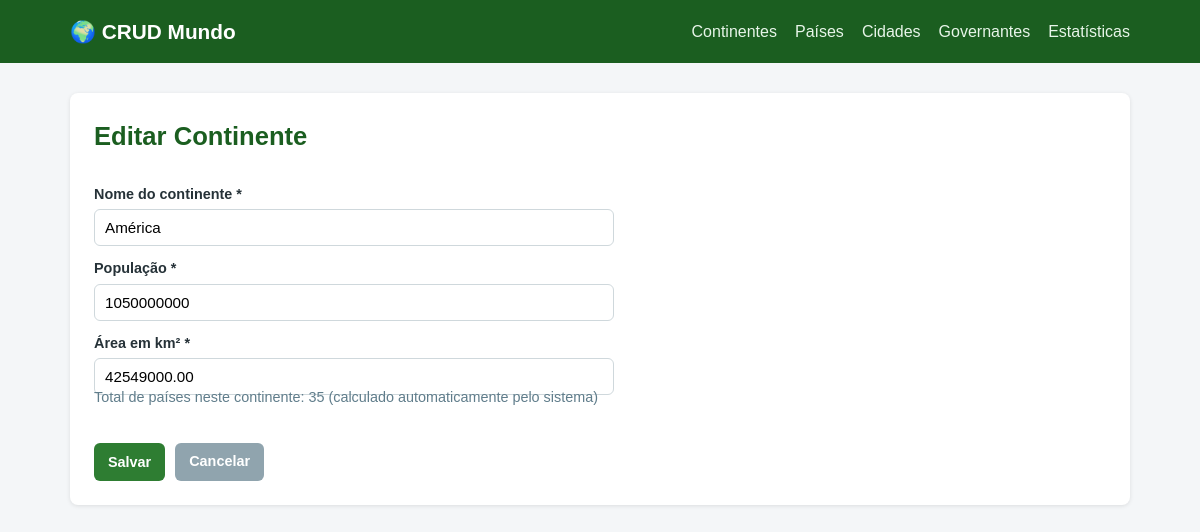
Screenshot of /continentes_form.php?id=1 with the database file from the repository.
### tables this page shows
create table continentes (
    id int auto_increment primary key,
    nome varchar(50) not null,
    populacao bigint not null default 0,
    area decimal(15,2) not null default 0,
    total_paises int not null default 0
);

### continentes_form.php (the view, shortened to what this page needs)
<?php
require_once "config/conexao.php";
$modo_edicao = false;
$continente = [
    "id" => "",
    "nome" => "",
    "populacao" => "",
    "area" => "",
    "total_paises" => 0
];
if (isset($_GET["id"])) {
    $id = intval($_GET["id"]);
    $resultado = mysqli_query($conexao, "SELECT * FROM continentes WHERE id = $id");
    $encontrado = mysqli_fetch_assoc($resultado);
    if ($encontrado) {
        $continente = $encontrado;
        $modo_edicao = true;
    }
}
$titulo_pagina = $modo_edicao ? "Editar Continente" : "Novo Continente";
require_once "includes/cabecalho.php";
?>
<div class="container">
    <h1><?php echo $titulo_pagina; ?></h1>
    <form method="POST" class="formulario" onsubmit="return validarFormulario(this);">
        <label for="nome">Nome do continente *</label>
        <input type="text" id="nome" name="nome" required
               value="<?php echo htmlspecialchars($continente["nome"]); ?>">
        <label for="populacao">População *</label>
        <input type="number" id="populacao" name="populacao" min="0" required
               value="<?php echo htmlspecialchars($continente["populacao"]); ?>">
        <label for="area">Área em km² *</label>
        <input type="number" id="area" name="area" min="0" step="0.01" required
               value="<?php echo htmlspecialchars($continente["area"]); ?>">
        <?php if ($modo_edicao): ?>
            <p class="ajuda">Total de países neste continente: <?php echo $continente["total_paises"]; ?>
               (calculado automaticamente pelo sistema)</p>
        <?php endif; ?>
        <div class="acoes-formulario">
            <button type="submit" class="botao botao-criar">Salvar</button>
            <a href="continentes_listar.php" class="botao botao-cancelar">Cancelar</a>
        </div>
    </form>
</div>
<?php require_once "includes/rodape.php"; ?>

### css/estilo.css (style rules this page uses)
* { margin: 0; padding: 0; box-sizing: border-box; }
body { font-family: Arial, Helvetica, sans-serif; background-color: #f4f6f8; color: #263238; line-height: 1.5; }
a { text-decoration: none; color: inherit; }
.container { background-color: #ffffff; border-radius: 8px; padding: 24px; box-shadow: 0 1px 4px rgba(0, 0, 0, 0.1); }
h1 { font-size: 1.6rem; margin-bottom: 16px; color: #1b5e20; }
.ajuda { color: #607d8b; font-size: 0.9rem; margin-top: -8px; margin-bottom: 12px; }
.botao { display: inline-block; padding: 8px 14px; border-radius: 6px; font-size: 0.9rem; font-weight: 600; border: none; cursor: pointer; }
.botao-criar { background-color: #2e7d32; color: #fff; }
.botao-cancelar { background-color: #90a4ae; color: #fff; }
.formulario { display: flex; flex-direction: column; max-width: 520px; }
.formulario label { margin-top: 12px; margin-bottom: 4px; font-weight: 600; font-size: 0.9rem; }
.formulario input, .formulario select { padding: 9px 10px; border: 1px solid #cfd8dc; border-radius: 6px; font-size: 0.95rem; }
.acoes-formulario { margin-top: 22px; display: flex; gap: 10px; }

### rows the page displays
continentes: nome "América", populacao "1050000000", area "42549000.00", total_paises "35"

### other values shown
$titulo_pagina "Editar Continente"
